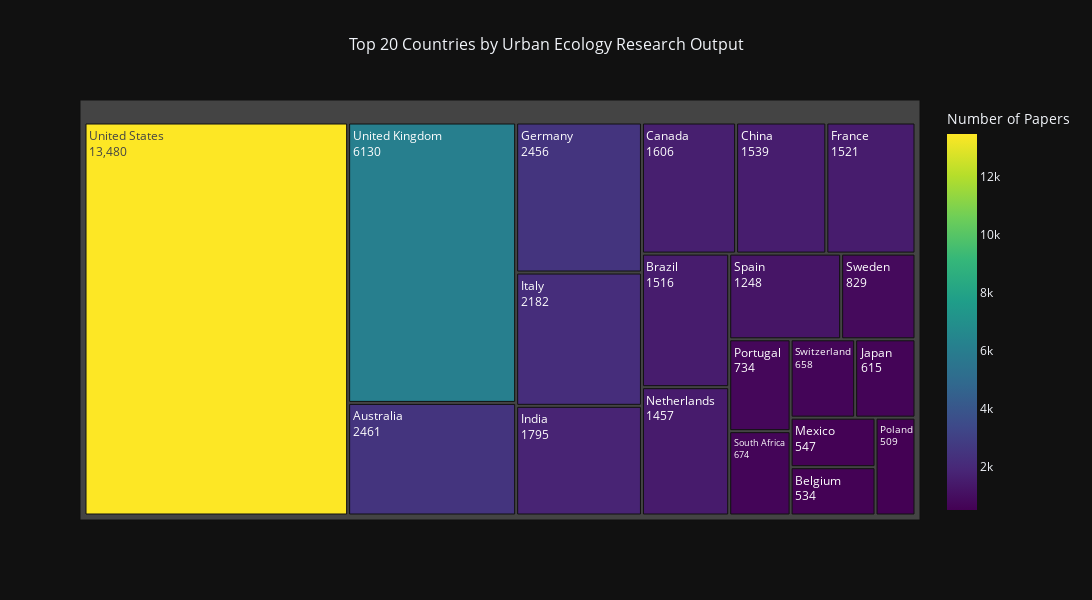

Notebook code cell kept with this figure:
### Code cell
fig_treemap = px.choropleth(
    df_countries, 
    locations='alpha3_code',
    color='paper_count',
    hover_name='country_name',
    hover_data={
        'alpha3_code': True, 
        'paper_count': ':,',
        'country_name': False
    },
    color_continuous_scale='Viridis',
    title='Global Distribution of Urban Ecology Research Papers by First Author Country',
    labels={
        'paper_count': 'Number of Papers',
        'alpha3_code': 'ISO Alpha-3'
    }
)

fig_treemap.update_layout(
    width=1200,
    height=700,
    template='plotly_dark',
    title_x=0.5,
    title_font_size=16,
    geo=dict(
        showframe=False,
        showcoastlines=True,
        projection_type='equirectangular'
    )
)

fig_treemap.show()

fig_treemap = px.treemap(
    df_countries.head(20),
    path=['country_name'], 
    values='paper_count',
    title='Top 20 Countries by Urban Ecology Research Output',
    color='paper_count',
    color_continuous_scale='Viridis',
    hover_data={
        'alpha3_code': True,
        'paper_count': ':,'
    },
    labels={
        'paper_count': 'Number of Papers',
        'alpha3_code': 'ISO Alpha-3'
    }
)

fig_treemap.update_layout(
    width=1200,
    height=600,
    template='plotly_dark',
    title_x=0.5,
    title_font_size=16
)

fig_treemap.update_traces(
    textinfo="label+value",
    textfont_size=12
)

fig_treemap.show()

### Figure 1 — Plotly figure (JSON) as saved in the notebook; plotly's stock layout.template omitted (floating-point values rounded to 4 significant figures)
{"data": [{"branchvalues": "total", "customdata": [["USA", 13480], ["GBR", 6130], ["AUS", 2461], ["DEU", 2456], ["ITA", 2182], ["IND", 1795], ["CAN", 1606], ["CHN", 1539], ["FRA", 1521], ["BRA", 1516], ["NLD", 1457], ["ESP", 1248], ["SWE", 829], ["PRT", 734], ["ZAF", 674], ["CHE", 658], ["JPN", 615], ["MEX", 547], ["BEL", 534], ["POL", 509]], "domain": {"x": [0, 1], "y": [0, 1]}, "hovertemplate": "labels=%{label}<br>paper_count_sum=%{value}<br>parent=%{parent}<br>id=%{id}<br>ISO Alpha-3=%{customdata[0]}<br>Number of Papers=%{color:,}<extra></extra>", "ids": ["United States", "United Kingdom", "Australia", "Germany", "Italy", "India", "Canada", "China", "France", "Brazil", "Netherlands", "Spain", "Sweden", "Portugal", "South Africa", "Switzerland", "Japan", "Mexico", "Belgium", "Poland"], "labels": ["United States", "United Kingdom", "Australia", "Germany", "Italy", "India", "Canada", "China", "France", "Brazil", "Netherlands", "Spain", "Sweden", "Portugal", "South Africa", "Switzerland", "Japan", "Mexico", "Belgium", "Poland"], "marker": {"coloraxis": "coloraxis", "colors": [13480.0, 6130.0, 2461.0, 2456.0, 2182.0, 1795.0, 1606.0, 1539.0, 1521.0, 1516.0, 1457.0, 1248.0, 829.0, 734.0, 674.0, 658.0, 615.0, 547.0, 534.0, 509.0]}, "name": "", "parents": ["", "", "", "", "", "", "", "", "", "", "", "", "", "", "", "", "", "", "", ""], "textfont": {"size": 12}, "textinfo": "label+value", "type": "treemap", "values": [13480.0, 6130.0, 2461.0, 2456.0, 2182.0, 1795.0, 1606.0, 1539.0, 1521.0, 1516.0, 1457.0, 1248.0, 829.0, 734.0, 674.0, 658.0, 615.0, 547.0, 534.0, 509.0]}], "layout": {"coloraxis": {"colorbar": {"title": {"text": "Number of Papers"}}, "colorscale": [[0, "#440154"], [0.1111, "#482878"], [0.2222, "#3e4989"], [0.3333, "#31688e"], [0.4444, "#26828e"], [0.5556, "#1f9e89"], [0.6667, "#35b779"], [0.7778, "#6ece58"], [0.8889, "#b5de2b"], [1, "#fde725"]]}, "height": 600, "legend": {"tracegroupgap": 0}, "title": {"font": {"size": 16}, "text": "Top 20 Countries by Urban Ecology Research Output", "x": 0.5}, "width": 1200}}
